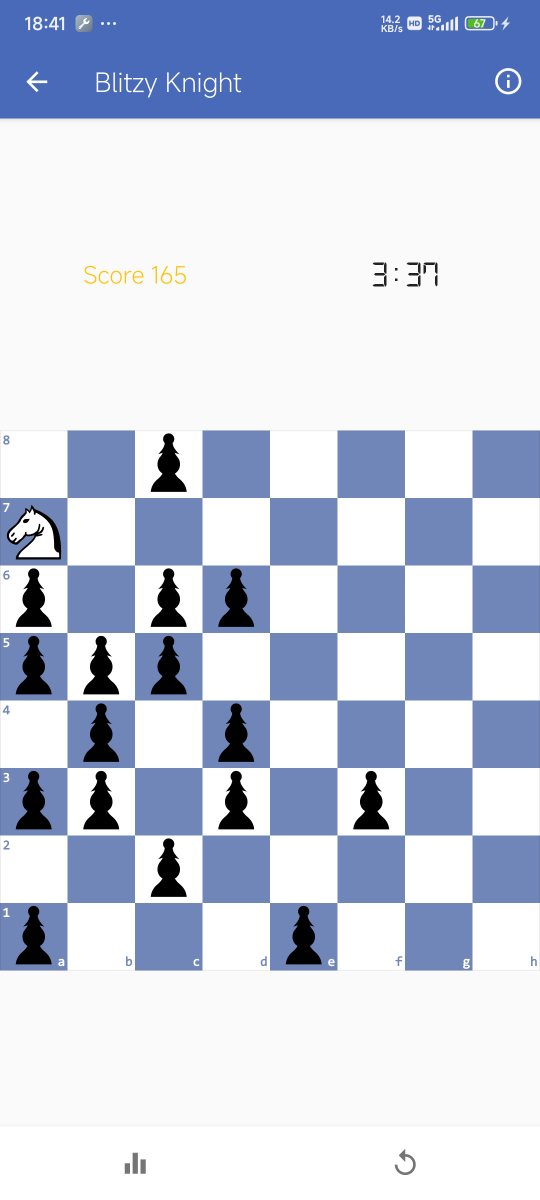
#> input picture a.png, 1080 x 2400 px (shown at 1/2 size)
$ python main.py
#> lines starting #> are read from the running program, lines starting #| are printed output that depends on the picture
# -*- conding: utf-8 -*-
import os
from PIL import Image

abc = "0abcdefgh12345678"


def nextStep(now):
    """根据当前位置返回下一跳位置"""
    ret = []
    pos_x = abc.find(now[0])
    pos_y = abc.find(now[1]) - 8

    if pos_x not in range(1, 9) or pos_y not in range(1, 9):
        print(f"the pos <{now}> not valid!")
        return []

    if pos_x + 2 in range(1, 9) and pos_y + 1 in range(1, 9):
        ret.append(abc[pos_x + 2] + str(pos_y + 1))
    if pos_x + 2 in range(1, 9) and pos_y - 1 in range(1, 9):
        ret.append(abc[pos_x + 2] + str(pos_y - 1))
    if pos_x - 2 in range(1, 9) and pos_y + 1 in range(1, 9):
        ret.append(abc[pos_x - 2] + str(pos_y + 1))
    if pos_x - 2 in range(1, 9) and pos_y - 1 in range(1, 9):
        ret.append(abc[pos_x - 2] + str(pos_y - 1))

    if pos_x + 1 in range(1, 9) and pos_y + 2 in range(1, 9):
        ret.append(abc[pos_x + 1] + str(pos_y + 2))
    if pos_x + 1 in range(1, 9) and pos_y - 2 in range(1, 9):
        ret.append(abc[pos_x + 1] + str(pos_y - 2))
    if pos_x - 1 in range(1, 9) and pos_y + 2 in range(1, 9):
        ret.append(abc[pos_x - 1] + str(pos_y + 2))
    if pos_x - 1 in range(1, 9) and pos_y - 2 in range(1, 9):
        ret.append(abc[pos_x - 1] + str(pos_y - 2))
    # print(f"find next stop of {now} is {ret}")
    return ret


def runGame(game):
    """计算"""
    # 情况1，发现一个解：
    if len(game["pos"]) == 0:
        print("solved: path is " + game["path"])

        return

    # 情况2，找到下一跳的8种位置
    now = game["now"]
    for i in nextStep(now):
        # print(i)
        if i not in game["pos"]:  # 如果下一个可跳的点不在pos里，继续
            continue
        else:  # 如果在的话，递归进去
            new_game = {}
            new_game["now"] = i
            new_game["path"] = game["path"] + ',' + i
            new_game["pos"] = game["pos"].replace(i, "")
            runGame(new_game)


def readGame():
    """从屏幕读取游戏"""
    print("屏幕截取中...请稍候!")
    os.system("adb shell screencap -p /sdcard/a.png")
    os.system("adb pull /sdcard/a.png .")
    print("截图完毕！")
    img = Image.open('a.png')
#> img is the input picture: PIL image 1080x2400 RGBA; mean R, G, B, A 198.5, 206, 223.8, 255
    box = (0, 861, 1080, 1941)
    new_img = img.crop(box)
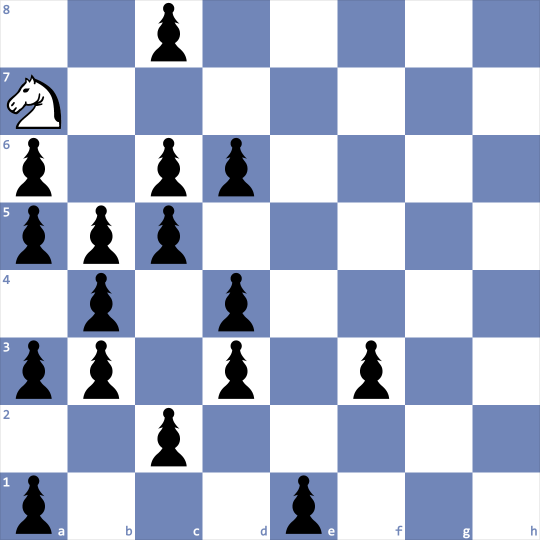
#> new_img: PIL image 1080x1080 RGBA (shown at 1/2 size); mean R, G, B, A 173.2, 182.9, 206.1, 255
    new_img = new_img.convert("RGB")
#> new_img: PIL image 1080x1080 RGB

    print(new_img.mode)
#| RGB
    pos = ""
    for i in range(8):
        for j in range(8):
            a = new_img.getpixel((j * 135 + 67, i * 135 + 67))  # j是横向的,左到右；i纵向的，上到下
            # print(a)
            if a in [(255, 255, 255), (113, 134, 184)]:  # 这两种颜色是背景，说明没有旗子
                print("[ ]", end='')
            else:
                pos = pos + abc[j + 1] + str(8 - i)
                print("[x]", end='')
        print("")
#> after the loop, pos = 'c8a6c6d6a5b5c5b4d4a3b3d3f3c2a1e1'
    new_img.save("2.png")
    print(pos)
#| c8a6c6d6a5b5c5b4d4a3b3d3f3c2a1e1

    img.close()

    now = "a7"
    runGame({
        "now": now,
        "pos": pos,
        "path": now
    })
#> in runGame, `now = game["now"]`: now = 'a7'
#> in nextStep, `pos_x = abc.find(now[0])`: pos_x = 1
#> in nextStep, `pos_y = abc.find(now[1]) - 8`: pos_y = 7
#> the loop in runGame, `for i in nextStep(now):` made 3 passes
#> i on passes 2 to 3: 'c6', 'b5'
#> i on pass 1: 'c8'
#| solved: path is a7,c8,d6,b5,d4,f3,e1,d3,c5,a6,b4,c6,a5,b3,a1,c2,a3
#| solved: path is a7,c8,d6,b5,a3,c2,a1,b3,d4,f3,e1,d3,c5,a6,b4,c6,a5
#| solved: path is a7,c8,d6,b5,a3,c2,a1,b3,c5,a6,b4,d3,e1,f3,d4,c6,a5
#| solved: path is a7,c8,d6,b5,a3,c2,a1,b3,a5,c6,d4,f3,e1,d3,b4,a6,c5
#| solved: path is a7,c8,d6,b5,a3,c2,a1,b3,a5,c6,d4,f3,e1,d3,c5,a6,b4
#| solved: path is a7,c8,d6,b5,a3,c2,a1,b3,a5,c6,b4,a6,c5,d3,e1,f3,d4
#| solved: path is a7,c8,d6,b5,a3,c2,d4,f3,e1,d3,c5,a6,b4,c6,a5,b3,a1
#| solved: path is a7,c8,d6,b5,a3,c2,b4,a6,c5,d3,e1,f3,d4,c6,a5,b3,a1


if __name__ == '__main__':
    game = {
        "now": "e4",  # 马当前的位置
        "pos": "c5",  # 棋盘上仍存在的位置，为空说明结束
        "path": "e4"  # 已经走过的位置，包括当前位置
    }
    readGame()
    # runGame(game)
    # print(nextStep('a8'))
